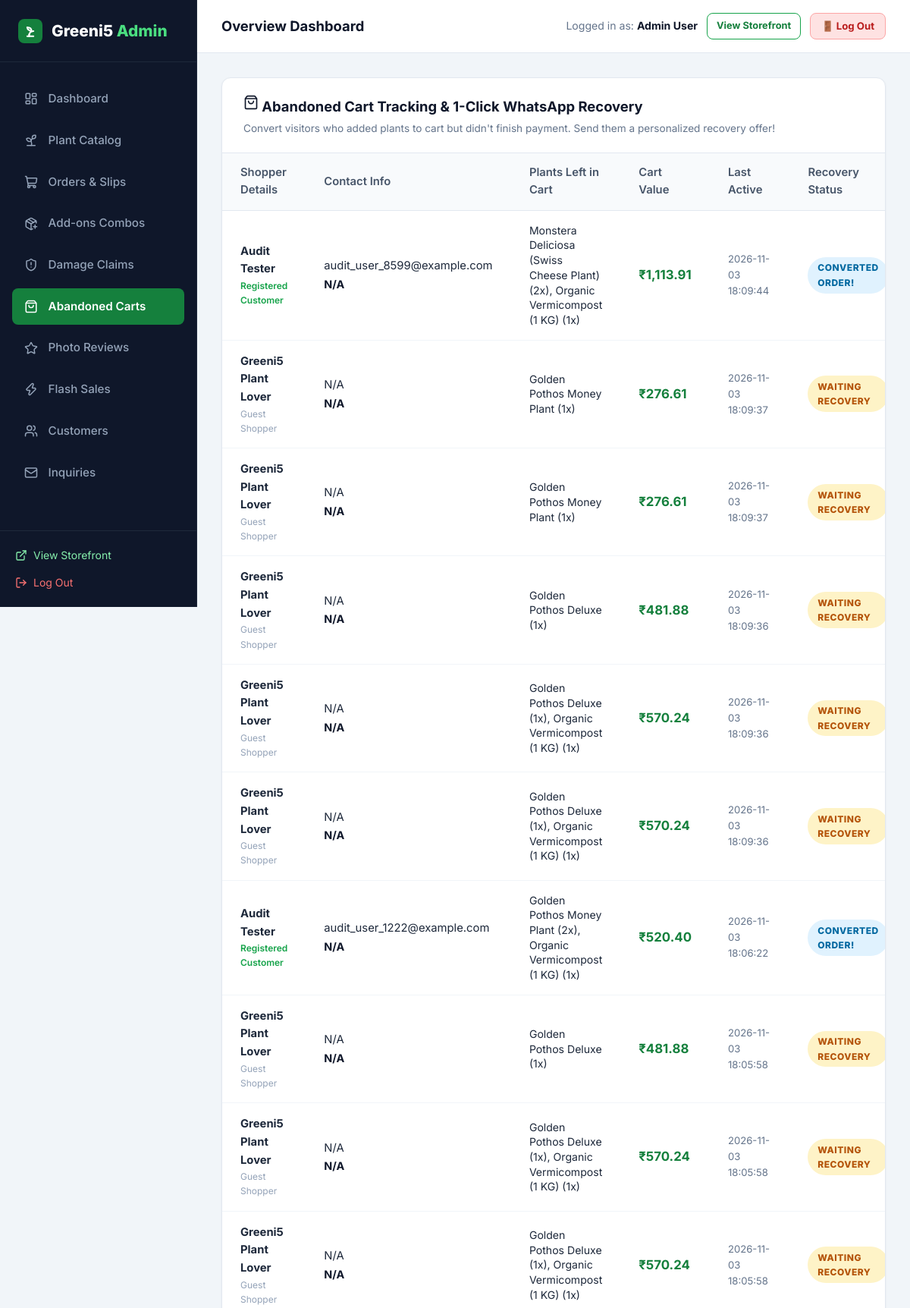
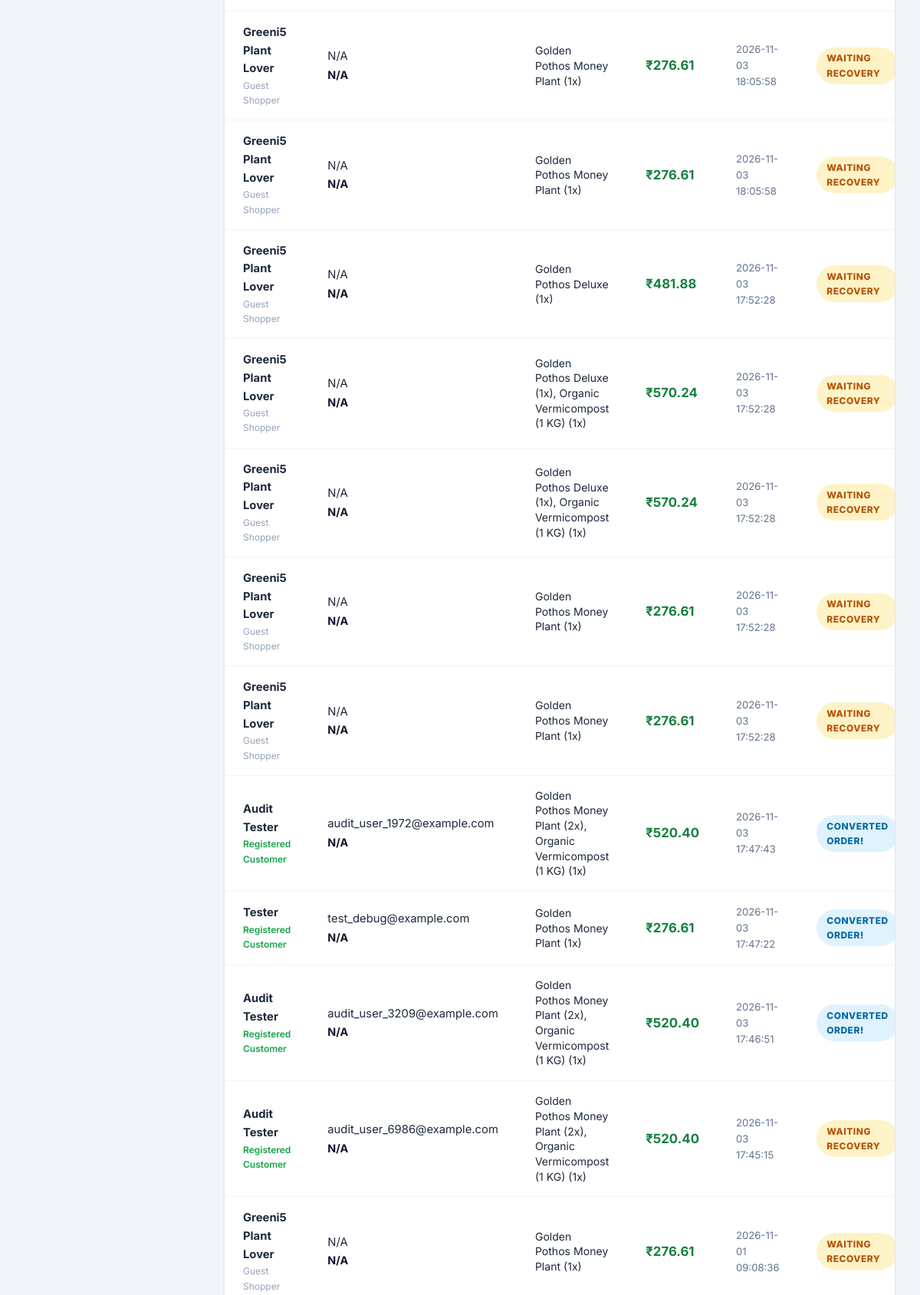
Screenshot of /admin/abandoned-carts (signed in, upper part) with the database file from the repository (2 pictures, top to bottom).
### tables this page shows
CREATE TABLE users (
    id INTEGER PRIMARY KEY AUTOINCREMENT,
    name TEXT NOT NULL,
    email TEXT UNIQUE NOT NULL,
    password_hash TEXT NOT NULL,
    role TEXT NOT NULL DEFAULT 'customer',
    phone TEXT,
    created_at TIMESTAMP DEFAULT CURRENT_TIMESTAMP
);

CREATE TABLE abandoned_carts (
        id INTEGER PRIMARY KEY AUTOINCREMENT,
        user_id INTEGER,
        customer_name TEXT,
        email TEXT,
        phone TEXT,
        cart_items_json TEXT NOT NULL,
        total_amount REAL NOT NULL,
        recovered INTEGER DEFAULT 0,
        created_at TIMESTAMP DEFAULT CURRENT_TIMESTAMP,
        updated_at TIMESTAMP DEFAULT CURRENT_TIMESTAMP,
        FOREIGN KEY (user_id) REFERENCES users(id) ON DELETE SET NULL
    );

### app.py (the view)
@app.route('/admin/abandoned-carts')
@admin_required
def admin_abandoned_carts():
    carts_raw = query_db('SELECT * FROM abandoned_carts ORDER BY updated_at DESC')
    carts = []
    for c in carts_raw:
        item_list = []
        try:
            items = json.loads(c['cart_items_json'])
            if isinstance(items, list):
                item_list = [f"{it.get('name', 'Plant')} ({it.get('qty', 1)}x)" for it in items]
            else:
                item_list = [str(c['cart_items_json'])]
        except Exception:
            item_list = [str(c['cart_items_json'])]
        carts.append({
            'id': c['id'],
            'user_id': c['user_id'],
            'customer_name': c['customer_name'],
            'email': c['email'],
            'phone': c['phone'],
            'items_summary': ", ".join(item_list),
            'total_amount': c['total_amount'],
            'recovered': c['recovered'],
            'updated_at': c['updated_at']
        })
    return render_template('admin/abandoned_carts.html', carts=carts)

### app.py (called while the page is built)
@app.template_filter('currency')
def currency_filter(amount):
    try:
        val = float(amount)
        return f"₹{val:,.2f}".rstrip('0').rstrip('.') if val % 1 == 0 else f"₹{val:,.2f}"
    except (ValueError, TypeError):
        return f"₹{amount}"

def admin_required(f):
    @wraps(f)
    def decorated_function(*args, **kwargs):
        if 'user_id' not in session:
            flash('Admin authentication required.', 'warning')
            return redirect(url_for('login', next=request.full_path.rstrip('?')))
        user = query_db('SELECT role FROM users WHERE id = ?', (session['user_id'],), one=True)
        if not user or user['role'] != 'admin':
            flash('Access denied. Administrator privileges required.', 'danger')
            return redirect(url_for('index'))
        return f(*args, **kwargs)
    return decorated_function

### database.py (called while the page is built)
def get_db():
    db = getattr(g, '_database', None)
    if db is None:
        db = g._database = sqlite3.connect(DATABASE)
        db.row_factory = sqlite3.Row
        db.execute('PRAGMA foreign_keys = ON;')
    return db

def query_db(query, args=(), one=False):
    cur = get_db().execute(query, args)
    rv = cur.fetchall()
    cur.close()
    return (rv[0] if rv else None) if one else rv

### templates/admin/abandoned_carts.html (shortened to what this page needs)
{% extends "admin/base_admin.html" %}
{% block admin_content %}
<div class="admin-card">
  <div class="admin-card-header" style="flex-wrap: wrap; gap: 1rem;">
    <div>
      <h3 class="admin-card-title"><i data-lucide="shopping-bag" style="width: 20px;"></i> Abandoned Cart Tracking & 1-Click WhatsApp Recovery</h3>
      <p style="font-size: 0.85rem; color: #64748b; margin-top: 4px;">Convert visitors who added plants to cart but didn't finish payment. Send them a personalized recovery offer!</p>
    </div>
  </div>
  <div class="table-responsive">
    <table class="admin-table">
      <thead>
        <tr>
          <th>Shopper Details</th>
          <th>Contact Info</th>
          <th>Plants Left in Cart</th>
          <th>Cart Value</th>
          <th>Last Active</th>
          <th>Recovery Status</th>
        </tr>
      </thead>
      <tbody>
        {% for cart in carts %}
        <tr>
          <td>
            <strong>{{ cart.customer_name or 'Greeni5 Plant Lover' }}</strong>
            {% if cart.user_id %}
              <div style="font-size: 0.75rem; color: #16a34a; font-weight: 600;">Registered Customer</div>
            {% else %}
              <div style="font-size: 0.75rem; color: #94a3b8;">Guest Shopper</div>
            {% endif %}
          </td>
          <td>
            <div>{{ cart.email or 'N/A' }}</div>
            <div style="font-weight: 700; color: #0f172a; font-size: 0.9rem;">{{ cart.phone or 'N/A' }}</div>
          </td>
          <td>
            <div style="font-size: 0.88rem; max-width: 250px; line-height: 1.4;">
              {{ cart.items_summary }}
            </div>
          </td>
          <td>
            <strong style="color: #15803d; font-size: 1.05rem;">{{ cart.total_amount | currency }}</strong>
          </td>
          <td style="font-size: 0.82rem; color: #64748b;">
            {{ cart.updated_at }}
          </td>
          <td>
            {% if cart.recovered %}
              <span class="badge badge-accepted">Converted Order!</span>
            {% else %}
              <span class="badge badge-pending">Waiting Recovery</span>
            {% endif %}
          </td>
        </tr>
        {% endfor %}
      </tbody>
    </table>
  </div>
</div>
{% endblock %}

### templates/admin/base_admin.html (shortened to what this page needs)
<!DOCTYPE html>
<html lang="en">
<head>
  <link rel="stylesheet" href="{{ url_for('static', filename='css/style.css') }}?v={{ asset_version }}">
  <link rel="stylesheet" href="{{ url_for('static', filename='css/admin.css') }}?v={{ asset_version }}">
</head>
<body>
<div class="admin-layout">
  <aside class="admin-sidebar">
    <div class="admin-brand">
      <div class="leaf-icon" style="width: 32px; height: 32px; background: #15803d; border-radius: 8px; display: flex; align-items: center; justify-content: center; color: white;">
        <svg width="20" height="20" viewBox="0 0 24 24" fill="none" stroke="#ffffff" stroke-width="2.4" stroke-linecap="round" stroke-linejoin="round">
          <path d="M7 20h10"/>
          <path d="M10 20c0-4.4 2-8 7-8"/>
          <path d="M14 12c-3.5 0-6.5-2.5-7-6 4 0 7 2 7 6Z" fill="rgba(255,255,255,0.25)"/>
          <path d="M10 20v-3"/>
        </svg>
      </div>
      <div>Greeni5 <span>Admin</span></div>
    </div>
    <ul class="admin-nav">
      <li>
        <a href="{{ url_for('admin_dashboard') }}" class="{{ 'active' if request.endpoint == 'admin_dashboard' else '' }}">
          <i data-lucide="layout-dashboard" style="width: 18px;"></i> Dashboard
        </a>
      </li>
      <li>
        <a href="{{ url_for('admin_plants') }}" class="{{ 'active' if request.endpoint in ['admin_plants', 'admin_plant_add', 'admin_plant_edit'] else '' }}">
          <i data-lucide="sprout" style="width: 18px;"></i> Plant Catalog
        </a>
      </li>
      <li>
        <a href="{{ url_for('admin_orders') }}" class="{{ 'active' if request.endpoint == 'admin_orders' else '' }}">
          <i data-lucide="shopping-cart" style="width: 18px;"></i> Orders & Slips
        </a>
      </li>
      <li>
        <a href="{{ url_for('admin_addons') }}" class="{{ 'active' if request.endpoint == 'admin_addons' else '' }}">
          <i data-lucide="package-plus" style="width: 18px;"></i> Add-ons Combos
        </a>
      </li>
      <li>
        <a href="{{ url_for('admin_replacements') }}" class="{{ 'active' if request.endpoint == 'admin_replacements' else '' }}">
          <i data-lucide="shield-alert" style="width: 18px;"></i> Damage Claims
        </a>
      </li>
      <li>
        <a href="{{ url_for('admin_abandoned_carts') }}" class="{{ 'active' if request.endpoint == 'admin_abandoned_carts' else '' }}">
          <i data-lucide="shopping-bag" style="width: 18px;"></i> Abandoned Carts
        </a>
      </li>
      <li>
        <a href="{{ url_for('admin_reviews') }}" class="{{ 'active' if request.endpoint == 'admin_reviews' else '' }}">
          <i data-lucide="star" style="width: 18px;"></i> Photo Reviews
        </a>
      </li>
      <li>
        <a href="{{ url_for('admin_promotions') }}" class="{{ 'active' if request.endpoint == 'admin_promotions' else '' }}">
          <i data-lucide="zap" style="width: 18px;"></i> Flash Sales
        </a>
      </li>
      <li>
        <a href="{{ url_for('admin_customers') }}" class="{{ 'active' if request.endpoint == 'admin_customers' else '' }}">
          <i data-lucide="users" style="width: 18px;"></i> Customers
        </a>
      </li>
      <li>
        <a href="{{ url_for('admin_messages') }}" class="{{ 'active' if request.endpoint == 'admin_messages' else '' }}">
          <i data-lucide="mail" style="width: 18px;"></i> Inquiries
        </a>
      </li>
    </ul>
    <div class="admin-sidebar-footer">
      <a href="{{ url_for('index') }}" style="display: flex; align-items: center; gap: 0.5rem; color: #86efac; font-size: 0.875rem; margin-bottom: 0.75rem;">
        <i data-lucide="external-link" style="width: 16px;"></i> View Storefront
      </a>
      <a href="{{ url_for('logout') }}" style="display: flex; align-items: center; gap: 0.5rem; color: #f87171; font-size: 0.875rem;">
        <i data-lucide="log-out" style="width: 16px;"></i> Log Out
      </a>
    </div>
  </aside>
  <div class="admin-main">
    <header class="admin-topbar">
      <div style="font-weight: 700; font-size: 1.15rem; color: #0f172a;">
        {% block page_title %}Overview Dashboard{% endblock %}
      </div>
      <div style="display: flex; align-items: center; gap: 0.75rem;">
        <span style="font-size: 0.88rem; color: #64748b;">Logged in as: <strong style="color: #0f172a;">{{ current_user.name }}</strong></span>
        <a href="{{ url_for('index') }}" class="btn btn-outline btn-sm" style="font-size: 0.8rem; padding: 6px 12px; border-radius: 8px;">
          View Storefront
        </a>
        <a href="{{ url_for('logout') }}" class="btn btn-sm" style="background: #fee2e2; color: #b91c1c; border: 1.5px solid #fca5a5; font-size: 0.825rem; padding: 6px 14px; border-radius: 8px; font-weight: 700; text-decoration: none;">
          🚪 Log Out
        </a>
      </div>
    </header>
    <main class="admin-content">
      {% block admin_content %}{% endblock %}
    </main>
  </div>
</div>
</body>
</html>

### static/css/style.css (style rules this page uses)
:root { --primary: #16a34a; --primary-hover: #15803d; --primary-glow: rgba(34, 197, 94, 0.4); --primary-light: rgba(220, 252, 231, 0.7); --primary-border: rgba(187, 247, 208, 0.8); --accent: #f59e0b; --text-main: #0e331c; --text-muted: #3d5e49; --text-light: #73947f; --glass-bg: rgba(255, 255, 255, 0.75); --glass-bg-hover: rgba(255, 255, 255, 0.9); --glass-bg-subtle: rgba(240, 253, 244, 0.65); --glass-border: rgba(255, 255, 255, 0.85); --glass-border-green: rgba(134, 239, 172, 0.5); --glass-shadow: 0 10px 30px 0 rgba(22, 101, 52, 0.07), inset 0 1px 1px 0 rgba(255, 255, 255, 0.9); --glass-shadow-hover: 0 18px 40px 0 rgba(22, 163, 74, 0.16), inset 0 1px 2px 0 rgba(255, 255, 255, 1); --glass-blur: blur(16px); --radius-sm: 10px; --radius: 16px; --radius-lg: 24px; --radius-full: 9999px; --transition: all 0.3s cubic-bezier(0.16, 1, 0.3, 1); }
*, *::before, *::after { box-sizing: border-box; margin: 0; padding: 0; }
body { font-family: 'Inter', system-ui, -apple-system, BlinkMacSystemFont, "Segoe UI", Roboto, sans-serif; background-color: #f1fbf4; background-image: radial-gradient(at 0% 0%, rgba(187, 247, 208, 0.45) 0px, transparent 50%), radial-gradient(at 100% 0%, rgba(220, 252, 231, 0.5) 0px, transparent 50%), radial-gradient(at 50% 50%, rgba(240, 253, 244, 0.6) 0px, transparent 60%), radial-gradient(at 100% 100%, rgba(187, 247, 208, 0.4) 0px, transparent 50%); background-attachment: fixed; color: var(--text-main); line-height: 1.6; min-height: 100vh; display: flex; flex-direction: column; }
a { color: inherit; text-decoration: none; transition: var(--transition); }
.btn { display: inline-flex; align-items: center; justify-content: center; gap: 0.5rem; padding: 0.72rem 1.6rem; border-radius: var(--radius-full); font-weight: 700; font-size: 0.95rem; border: 1px solid transparent; cursor: pointer; position: relative; overflow: hidden; transition: var(--transition); }
.btn-outline { background: rgba(255, 255, 255, 0.7); backdrop-filter: blur(8px); border: 1.5px solid var(--primary); color: #15803d; box-shadow: var(--shadow-sm); }
.btn-sm { padding: 0.45rem 1.05rem; font-size: 0.85rem; }
.badge { display: inline-flex; align-items: center; gap: 0.25rem; padding: 0.3rem 0.8rem; border-radius: var(--radius-full); font-size: 0.75rem; font-weight: 800; text-transform: uppercase; letter-spacing: 0.5px; backdrop-filter: blur(8px); }
.badge-pending { background: #fef3c7; color: #b45309; }
.badge-accepted { background: #e0f2fe; color: #0369a1; }

### rows the page displays
users: name "Admin User"
abandoned_carts: customer_name "Audit Tester", shows "Registered Customer", email "audit_user_8599@example.com", phone "N/A", items_summary "Monstera Deliciosa (Swiss Cheese Plant) (2x), Organic Vermicompost (1 KG) (1x)", total_amount "₹1,113.91", updated_at "2026-11-03 18:09:44", recovered "CONVERTED ORDER!"
abandoned_carts: customer_name "Greeni5 Plant Lover", shows "Guest Shopper", email "N/A", phone "N/A", items_summary "Golden Pothos Money Plant (1x)", total_amount "₹276.61", updated_at "2026-11-03 18:09:37", recovered "WAITING RECOVERY"
abandoned_carts: customer_name "Greeni5 Plant Lover", shows "Guest Shopper", email "N/A", phone "N/A", items_summary "Golden Pothos Money Plant (1x)", total_amount "₹276.61", updated_at "2026-11-03 18:09:37", recovered "WAITING RECOVERY"
abandoned_carts: customer_name "Greeni5 Plant Lover", shows "Guest Shopper", email "N/A", phone "N/A", items_summary "Golden Pothos Deluxe (1x)", total_amount "₹481.88", updated_at "2026-11-03 18:09:36", recovered "WAITING RECOVERY"
abandoned_carts: customer_name "Greeni5 Plant Lover", shows "Guest Shopper", email "N/A", phone "N/A", items_summary "Golden Pothos Deluxe (1x), Organic Vermicompost (1 KG) (1x)", total_amount "₹570.24", updated_at "2026-11-03 18:09:36", recovered "WAITING RECOVERY"
abandoned_carts: customer_name "Greeni5 Plant Lover", shows "Guest Shopper", email "N/A", phone "N/A", items_summary "Golden Pothos Deluxe (1x), Organic Vermicompost (1 KG) (1x)", total_amount "₹570.24", updated_at "2026-11-03 18:09:36", recovered "WAITING RECOVERY"
abandoned_carts: customer_name "Audit Tester", shows "Registered Customer", email "audit_user_1222@example.com", phone "N/A", items_summary "Golden Pothos Money Plant (2x), Organic Vermicompost (1 KG) (1x)", total_amount "₹520.40", updated_at "2026-11-03 18:06:22", recovered "CONVERTED ORDER!"
abandoned_carts: customer_name "Greeni5 Plant Lover", shows "Guest Shopper", email "N/A", phone "N/A", items_summary "Golden Pothos Deluxe (1x)", total_amount "₹481.88", updated_at "2026-11-03 18:05:58", recovered "WAITING RECOVERY"
abandoned_carts: customer_name "Greeni5 Plant Lover", shows "Guest Shopper", email "N/A", phone "N/A", items_summary "Golden Pothos Deluxe (1x), Organic Vermicompost (1 KG) (1x)", total_amount "₹570.24", updated_at "2026-11-03 18:05:58", recovered "WAITING RECOVERY"
abandoned_carts: customer_name "Greeni5 Plant Lover", shows "Guest Shopper", email "N/A", phone "N/A", items_summary "Golden Pothos Deluxe (1x), Organic Vermicompost (1 KG) (1x)", total_amount "₹570.24", updated_at "2026-11-03 18:05:58", recovered "WAITING RECOVERY"
abandoned_carts: customer_name "Greeni5 Plant Lover", shows "Guest Shopper", email "N/A", phone "N/A", items_summary "Golden Pothos Money Plant (1x)", total_amount "₹276.61", updated_at "2026-11-03 18:05:58", recovered "WAITING RECOVERY"
abandoned_carts: customer_name "Greeni5 Plant Lover", shows "Guest Shopper", email "N/A", phone "N/A", items_summary "Golden Pothos Money Plant (1x)", total_amount "₹276.61", updated_at "2026-11-03 18:05:58", recovered "WAITING RECOVERY"
abandoned_carts: customer_name "Greeni5 Plant Lover", shows "Guest Shopper", email "N/A", phone "N/A", items_summary "Golden Pothos Deluxe (1x)", total_amount "₹481.88", updated_at "2026-11-03 17:52:28", recovered "WAITING RECOVERY"
abandoned_carts: customer_name "Greeni5 Plant Lover", shows "Guest Shopper", email "N/A", phone "N/A", items_summary "Golden Pothos Deluxe (1x), Organic Vermicompost (1 KG) (1x)", total_amount "₹570.24", updated_at "2026-11-03 17:52:28", recovered "WAITING RECOVERY"
abandoned_carts: customer_name "Greeni5 Plant Lover", shows "Guest Shopper", email "N/A", phone "N/A", items_summary "Golden Pothos Deluxe (1x), Organic Vermicompost (1 KG) (1x)", total_amount "₹570.24", updated_at "2026-11-03 17:52:28", recovered "WAITING RECOVERY"
abandoned_carts: customer_name "Greeni5 Plant Lover", shows "Guest Shopper", email "N/A", phone "N/A", items_summary "Golden Pothos Money Plant (1x)", total_amount "₹276.61", updated_at "2026-11-03 17:52:28", recovered "WAITING RECOVERY"
abandoned_carts: customer_name "Greeni5 Plant Lover", shows "Guest Shopper", email "N/A", phone "N/A", items_summary "Golden Pothos Money Plant (1x)", total_amount "₹276.61", updated_at "2026-11-03 17:52:28", recovered "WAITING RECOVERY"
abandoned_carts: customer_name "Audit Tester", shows "Registered Customer", email "audit_user_1972@example.com", phone "N/A", items_summary "Golden Pothos Money Plant (2x), Organic Vermicompost (1 KG) (1x)", total_amount "₹520.40", updated_at "2026-11-03 17:47:43", recovered "CONVERTED ORDER!"
abandoned_carts: customer_name "Tester", shows "Registered Customer", email "test_debug@example.com", phone "N/A", items_summary "Golden Pothos Money Plant (1x)", total_amount "₹276.61", updated_at "2026-11-03 17:47:22", recovered "CONVERTED ORDER!"
abandoned_carts: customer_name "Audit Tester", shows "Registered Customer", email "audit_user_3209@example.com", phone "N/A", items_summary "Golden Pothos Money Plant (2x), Organic Vermicompost (1 KG) (1x)", total_amount "₹520.40", updated_at "2026-11-03 17:46:51", recovered "CONVERTED ORDER!"
abandoned_carts: customer_name "Audit Tester", shows "Registered Customer", email "audit_user_6986@example.com", phone "N/A", items_summary "Golden Pothos Money Plant (2x), Organic Vermicompost (1 KG) (1x)", total_amount "₹520.40", updated_at "2026-11-03 17:45:15", recovered "WAITING RECOVERY"
abandoned_carts: customer_name "Greeni5 Plant Lover", shows "Guest Shopper", email "N/A", phone "N/A", items_summary "Golden Pothos Money Plant (1x)", total_amount "₹276.61", updated_at "2026-11-01 09:08:36", recovered "WAITING RECOVERY"
